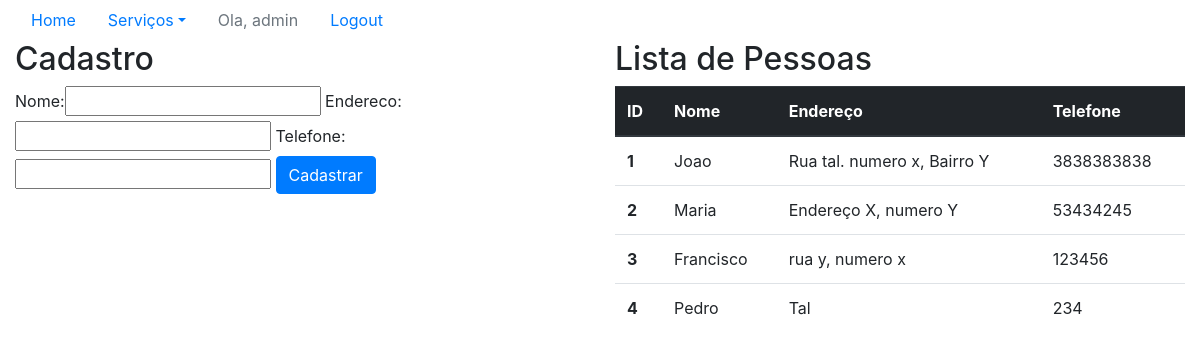
The page /sistema/pessoas/ (signed in) on the database as committed earlier.
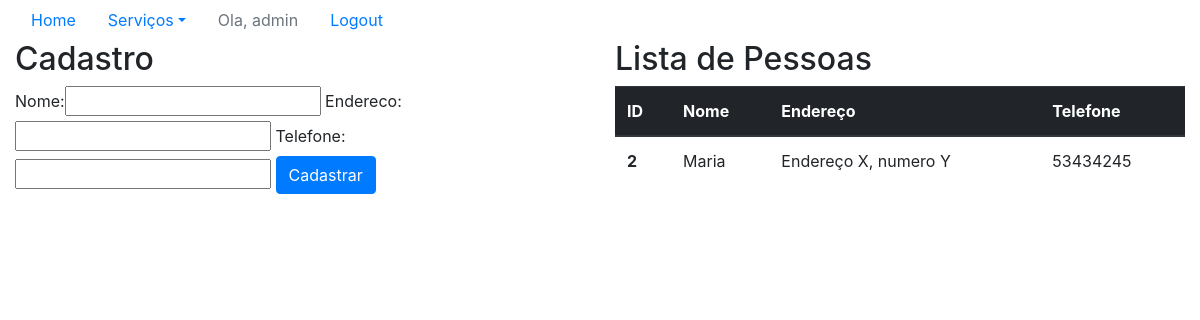
The same page on the database as committed later.
### core/models.py (models this page shows, shortened)
class Pessoa(models.Model):
    nome = models.CharField(max_length=100)
    endereco = models.CharField(max_length=200)
    telefone = models.CharField(max_length=20)

### core/views.py (the view)
# urls.py: path('pessoas/', lista_pessoas,
@login_required
def lista_pessoas(request):
    pessoas = Pessoa.objects.all
    form = PessoaForm()
    data = {'pessoas': pessoas, 'form': form}
    return render(request, 'core/lista_pessoas.html', data)

### core/form.py
class PessoaForm(ModelForm):
    class Meta:
        model = Pessoa
        fields = '__all__'

### core/templates/core/lista_pessoas.html (shortened to what this page needs)
<!DOCTYPE html>
{% extends 'base.html' %}
{% load bootstrap %}
{% block menu %}
<ul class="nav nav-pills">
    <li class="nav-item">
        <a class="nav-link" href="{% url 'core_home' %}">Home</a>
    </li>
    <li class="nav-item dropdown">
        <a class="nav-link dropdown-toggle" data-toggle="dropdown" href="#" role="button" aria-haspopup="true" aria-expanded="false">Serviços</a>
    </li>
    {% if user.is_authenticated %}
        <li class="nav-item">
            <a class="nav-link disabled" href="#">Ola, {{ user }}</a>
        </li>
        <li class="nav-item">
            <a class="nav-link" href="{% url 'logout' %}">Logout</a>
        </li>
    {% else %}
        <li class="nav-item">
            <a class="nav-link" href="{% url 'login' %}">Login</a>
        </li>
    {% endif %}
</ul>
{% endblock %}
{% block main %}
    <div class="row">
        <div class="col-sm-6">
        <h2>Cadastro</h2>
            <form action="{% url 'core_pessoa_novo' %}" method="POST">
                {{ form|bootstrap }}
                <button type="submit" class="btn btn-primary">Cadastrar</button>
            </form>
        </div>
        <div class="col-sm-6">
        <h2>Lista de Pessoas</h2>
            <table class="table">
                <thead class="thead-dark">
                  <tr>
                    <th scope="col">ID</th>
                    <th scope="col">Nome</th>
                    <th scope="col">Endereço</th>
                    <th scope="col">Telefone</th>
                  </tr>
                </thead>
                <tbody>
                    {% for pessoa in pessoas %}
                    <tr>
                    <th scope="row">{{ pessoa.id }}</th>
                    <td>{{ pessoa.nome }}</td>
                    <td>{{ pessoa.endereco }}</td>
                    <td>{{ pessoa.telefone }}</td>
                    </tr>
                    {% endfor %}
                </tbody>
            </table>
        </div>
    </div>
{% endblock  %}

Rows that differ between the two databases and show on the page:
removed Pessoa: id "1", nome "Joao", endereco "Rua tal. numero x, Bairro Y", telefone "3838383838"
removed Pessoa: id "3", nome "Francisco", endereco "rua y, numero x", telefone "123456"
removed Pessoa: id "4", nome "Pedro", endereco "Tal", telefone "234"
